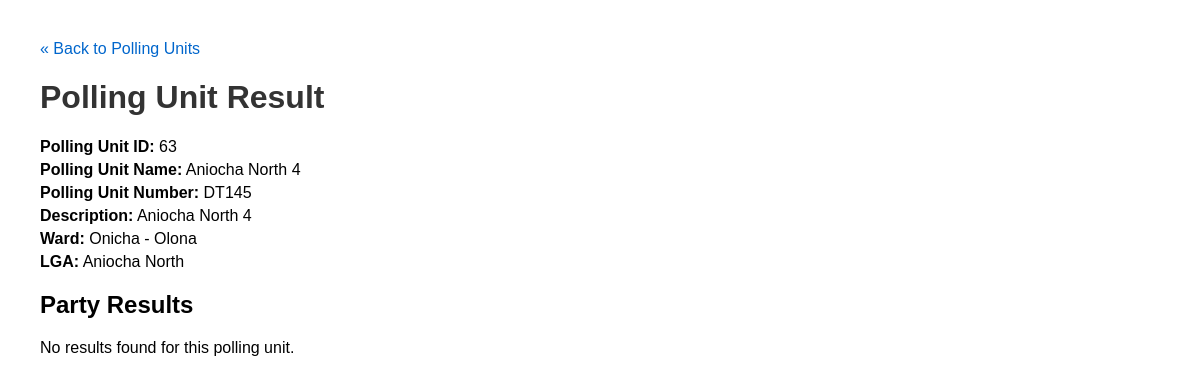
Screenshot of /polling-unit/63/ with the database file from the repository.
### bincom_app/models.py (models this page shows)
class PollingUnit(models.Model):
    uniqueid = models.AutoField(primary_key=True)
    polling_unit_id = models.IntegerField()
    ward_id = models.IntegerField()
    lga_id = models.IntegerField()
    uniquewardid = models.IntegerField(null=True, blank=True)
    polling_unit_number = models.CharField(max_length=50, null=True, blank=True)
    polling_unit_name = models.CharField(max_length=50, null=True, blank=True)
    polling_unit_description = models.TextField(null=True, blank=True)
    lat = models.CharField(max_length=255, null=True, blank=True)
    long = models.CharField(max_length=255, null=True, blank=True)
    entered_by_user = models.CharField(max_length=50, null=True, blank=True)
    date_entered = models.DateTimeField(null=True, blank=True)
    user_ip_address = models.CharField(max_length=50, null=True, blank=True)
    class Meta:
        db_table = 'polling_unit'

class Ward(models.Model):
    uniqueid = models.AutoField(primary_key=True)
    ward_id = models.IntegerField()
    ward_name = models.CharField(max_length=50)
    lga_id = models.IntegerField()
    ward_description = models.TextField(null=True, blank=True)
    entered_by_user = models.CharField(max_length=50)
    date_entered = models.DateTimeField()
    user_ip_address = models.CharField(max_length=50)
    class Meta:
        db_table = 'ward'

class Lga(models.Model):
    uniqueid = models.AutoField(primary_key=True)
    lga_id = models.IntegerField()
    lga_name = models.CharField(max_length=50)
    state_id = models.IntegerField()
    lga_description = models.TextField(null=True, blank=True)
    entered_by_user = models.CharField(max_length=50)
    date_entered = models.DateTimeField()
    user_ip_address = models.CharField(max_length=50)
    class Meta:
        db_table = 'lga'

### bincom_app/views.py (the view)
# urls.py: path('polling-unit/<int:pu_id>/', views.polling_unit_result, name='polling_unit_result'),
def polling_unit_result(request, pu_id):
    polling_unit = get_object_or_404(PollingUnit, uniqueid=pu_id)
    results = AnnouncedPuResults.objects.filter(
        polling_unit_uniqueid=str(pu_id)
    )
    lga = None
    ward = None
    try:
        lga = Lga.objects.get(lga_id=polling_unit.lga_id)
    except Lga.DoesNotExist:
        pass
    try:
        ward = Ward.objects.get(ward_id=polling_unit.ward_id, lga_id=polling_unit.lga_id)
    except Ward.DoesNotExist:
        pass
    context = {
        'polling_unit': polling_unit,
        'results': results,
        'lga': lga,
        'ward': ward,
    }
    return render(request, 'bincom_app/polling_unit_result.html', context)

### bincom_app/templates/bincom_app/polling_unit_result.html (shortened to what this page needs)
<!DOCTYPE html>
<html>
<head>
</head>
<body>
    <a href="{% url 'home' %}?state_id={{ lga.state_id|default:'25' }}">&laquo; Back to Polling Units</a>
    <h1>Polling Unit Result</h1>
    <div class="info">
        <p><strong>Polling Unit ID:</strong> {{ polling_unit.uniqueid }}</p>
        <p><strong>Polling Unit Name:</strong> {{ polling_unit.polling_unit_name|default:"N/A" }}</p>
        <p><strong>Polling Unit Number:</strong> {{ polling_unit.polling_unit_number|default:"N/A" }}</p>
        <p><strong>Description:</strong> {{ polling_unit.polling_unit_description|default:"N/A" }}</p>
        {% if ward %}
            <p><strong>Ward:</strong> {{ ward.ward_name }}</p>
        {% endif %}
        {% if lga %}
            <p><strong>LGA:</strong> {{ lga.lga_name }}</p>
        {% endif %}
    </div>
    <h2>Party Results</h2>
    {% if results %}
        <table>
            <tr>
                <th>Party</th>
                <th>Score</th>
                <th>Entered By</th>
                <th>Date Entered</th>
            </tr>
            {% for result in results %}
                <tr>
                    <td>{{ result.party_abbreviation }}</td>
                    <td>{{ result.party_score }}</td>
                    <td>{{ result.entered_by_user|default:"N/A" }}</td>
                    <td>{{ result.date_entered|date:"Y-m-d H:i:s" }}</td>
                </tr>
            {% endfor %}
        </table>
    {% else %}
        <p>No results found for this polling unit.</p>
    {% endif %}
</body>
</html>

### bincom_app/templates/bincom_app/polling_unit_result.html (style rules this page uses)
body { font-family: Arial, sans-serif; margin: 40px; }
h1 { color: #333; }
.info { margin-bottom: 20px; }
.info p { margin: 5px 0; }
a { color: #0066cc; text-decoration: none; }

### rows the page displays
PollingUnit: uniqueid "63", polling_unit_name "Aniocha North 4", polling_unit_number "DT145", polling_unit_description "Aniocha North 4"
Ward: ward_name "Onicha - Olona"
Lga: lga_name "Aniocha North"
